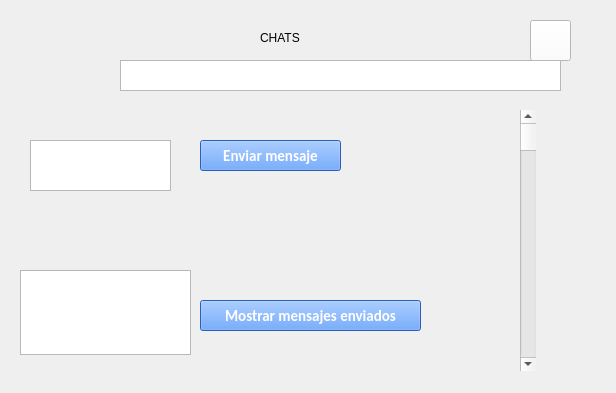
<?xml version="1.0" encoding="UTF-8"?>
<ui version="4.0">
 <class>mensaje</class>
 <widget class="QWidget" name="mensaje">
  <property name="geometry">
   <rect>
    <x>0</x>
    <y>0</y>
    <width>616</width>
    <height>393</height>
   </rect>
  </property>
  <property name="windowTitle">
   <string>Form</string>
  </property>
  <widget class="QLabel" name="label_3">
   <property name="geometry">
    <rect>
     <x>90</x>
     <y>70</y>
     <width>21</width>
     <height>20</height>
    </rect>
   </property>
   <property name="text">
    <string/>
   </property>
   <property name="pixmap">
    <pixmap>C:/Users/User/OneDrive/Desktop/imagenes/57477.png</pixmap>
   </property>
   <property name="scaledContents">
    <bool>true</bool>
   </property>
  </widget>
  <widget class="QTextEdit" name="textEdit_3">
   <property name="geometry">
    <rect>
     <x>20</x>
     <y>270</y>
     <width>171</width>
     <height>85</height>
    </rect>
   </property>
  </widget>
  <widget class="QLabel" name="label">
   <property name="geometry">
    <rect>
     <x>260</x>
     <y>30</y>
     <width>55</width>
     <height>16</height>
    </rect>
   </property>
   <property name="styleSheet">
    <string notr="true">QLabel{
	font: 8pt &quot;CHICKEN Pie&quot;;
    rgb(0, 0, 0);
   border:3px;
}</string>
   </property>
   <property name="text">
    <string>CHATS </string>
   </property>
  </widget>
  <widget class="QTextEdit" name="textEdit_2">
   <property name="geometry">
    <rect>
     <x>30</x>
     <y>140</y>
     <width>141</width>
     <height>51</height>
    </rect>
   </property>
  </widget>
  <widget class="QPushButton" name="NewUser_2">
   <property name="geometry">
    <rect>
     <x>200</x>
     <y>300</y>
     <width>221</width>
     <height>31</height>
    </rect>
   </property>
   <property name="font">
    <font>
     <family>Calibri</family>
     <pointsize>11</pointsize>
     <weight>75</weight>
     <bold>true</bold>
    </font>
   </property>
   <property name="contextMenuPolicy">
    <enum>Qt::DefaultContextMenu</enum>
   </property>
   <property name="styleSheet">
    <string notr="true">QPushButton{
	background-color: #3A86FF;
	color: #FFFFFF;
}</string>
   </property>
   <property name="text">
    <string>Mostrar mensajes enviados</string>
   </property>
  </widget>
  <widget class="QPushButton" name="MessageButton">
   <property name="geometry">
    <rect>
     <x>530</x>
     <y>20</y>
     <width>41</width>
     <height>41</height>
    </rect>
   </property>
   <property name="styleSheet">
    <string notr="true">QPushButton{
	background-color: #FFFFFF;
}</string>
   </property>
   <property name="text">
    <string/>
   </property>
  </widget>
  <widget class="QLabel" name="label_2">
   <property name="geometry">
    <rect>
     <x>10</x>
     <y>30</y>
     <width>61</width>
     <height>61</height>
    </rect>
   </property>
   <property name="text">
    <string/>
   </property>
   <property name="pixmap">
    <pixmap>C:/Users/User/OneDrive/Desktop/imagenes/perfil.jpg</pixmap>
   </property>
   <property name="scaledContents">
    <bool>true</bool>
   </property>
  </widget>
  <widget class="QTextEdit" name="textEdit">
   <property name="geometry">
    <rect>
     <x>120</x>
     <y>60</y>
     <width>441</width>
     <height>31</height>
    </rect>
   </property>
   <property name="styleSheet">
    <string notr="true">QTextBox{
qlineargradient(spread:pad, x1:0, y1:0, x2:1, y2:0, stop:0 rgba(255, 0, 0, 255), stop:0.166 rgba(255, 255, 0, 255), stop:0.333 rgba(0, 255, 0, 255), stop:0.5 rgba(0, 255, 255, 255), stop:0.666 rgba(0, 0, 255, 255), stop:0.833 rgba(255, 0, 255, 255), stop:1 rgba(255, 0, 0, 255));
}</string>
   </property>
  </widget>
  <widget class="QScrollBar" name="verticalScrollBar">
   <property name="geometry">
    <rect>
     <x>520</x>
     <y>110</y>
     <width>16</width>
     <height>261</height>
    </rect>
   </property>
   <property name="orientation">
    <enum>Qt::Vertical</enum>
   </property>
  </widget>
  <widget class="QPushButton" name="NewUser">
   <property name="geometry">
    <rect>
     <x>200</x>
     <y>140</y>
     <width>141</width>
     <height>31</height>
    </rect>
   </property>
   <property name="font">
    <font>
     <family>Calibri</family>
     <pointsize>11</pointsize>
     <weight>75</weight>
     <bold>true</bold>
    </font>
   </property>
   <property name="contextMenuPolicy">
    <enum>Qt::DefaultContextMenu</enum>
   </property>
   <property name="styleSheet">
    <string notr="true">QPushButton{
	background-color: #3A86FF;
	color: #FFFFFF;
}</string>
   </property>
   <property name="text">
    <string>Enviar mensaje</string>
   </property>
  </widget>
 </widget>
 <resources/>
 <connections/>
</ui>
